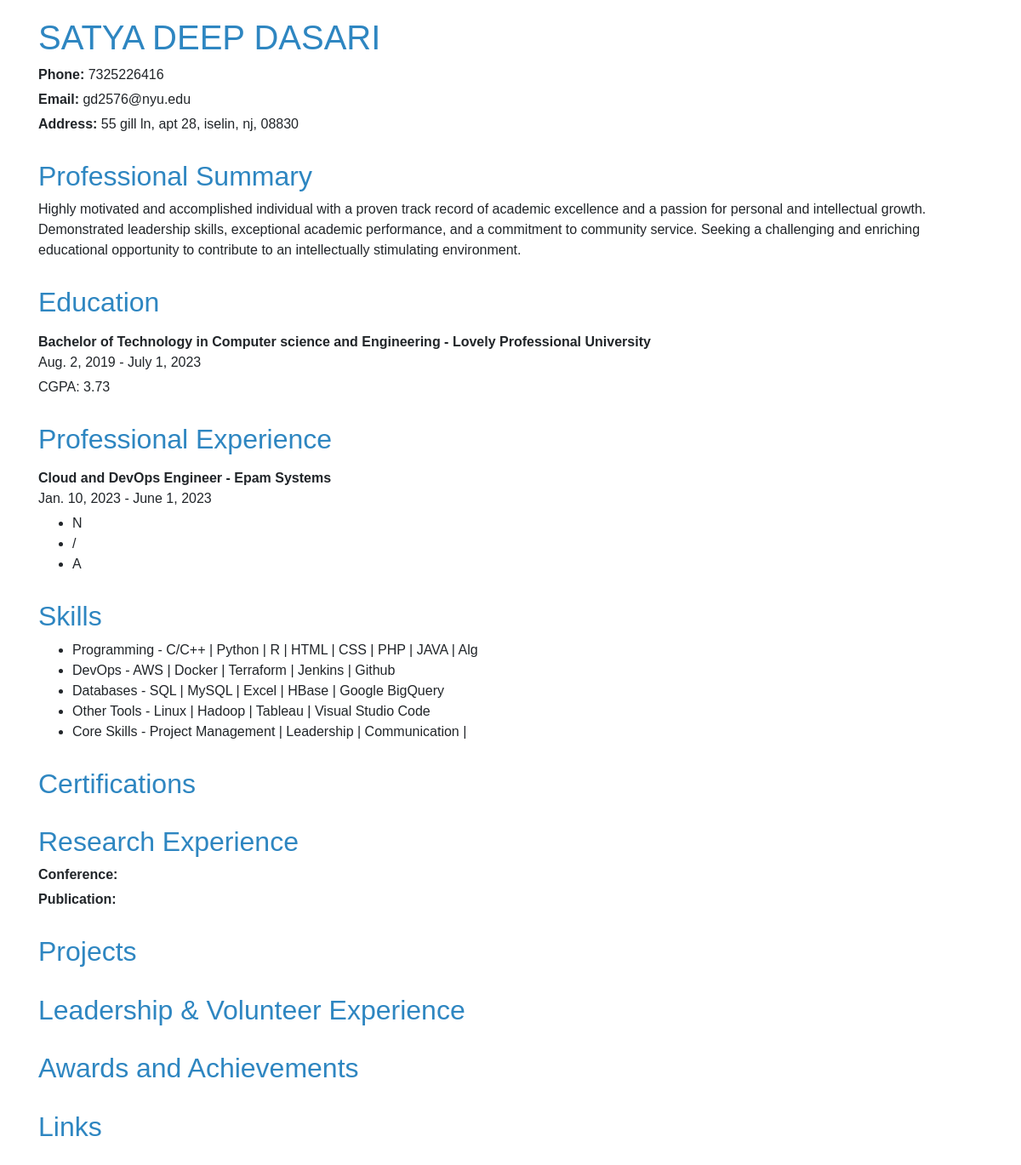
The page /cv/ on the database as committed earlier.
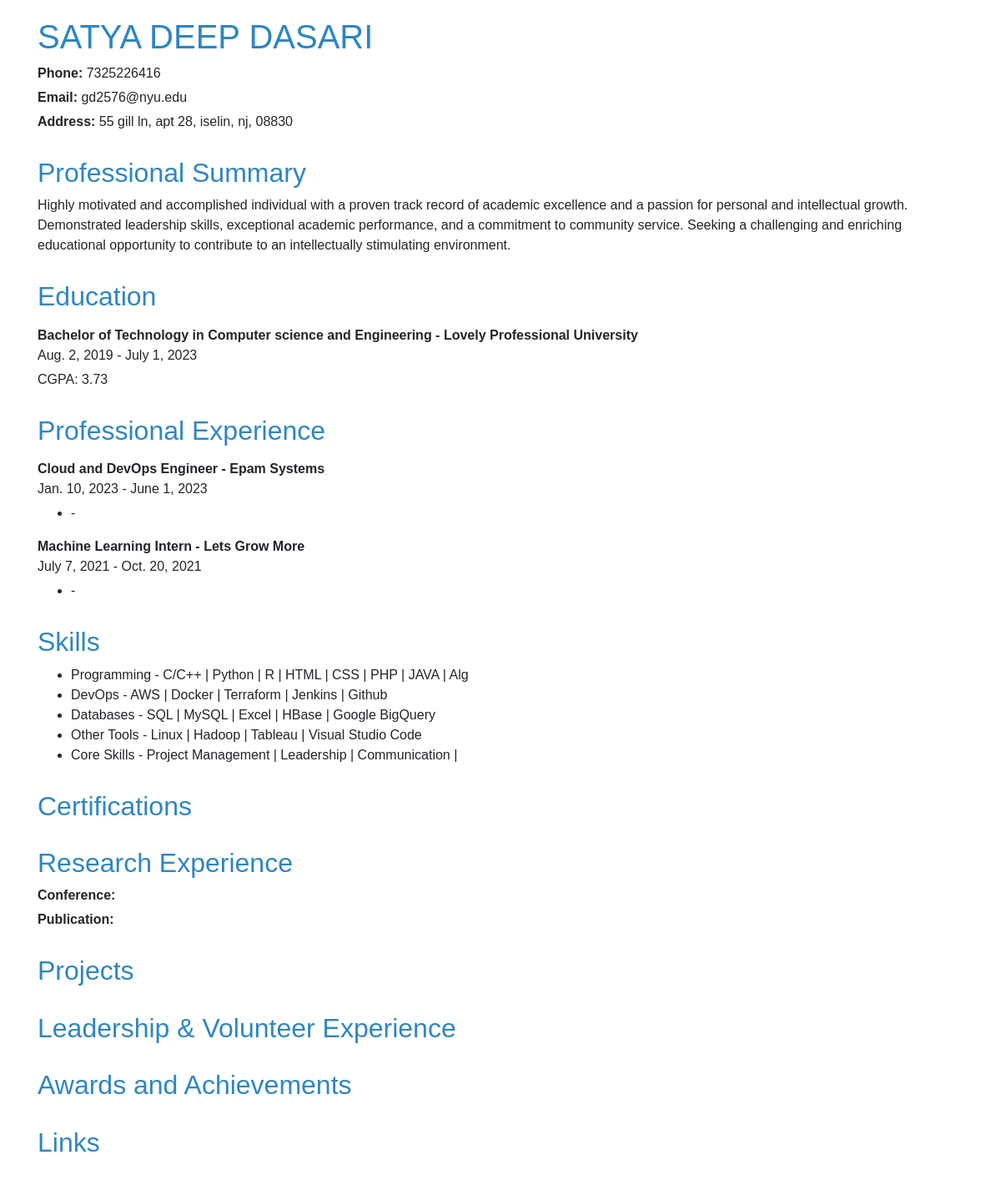
The same page on the database as committed later.
### cv/models.py (models this page shows)
class ContactInformation(models.Model):
    name = models.CharField(max_length=100, default='SATYA DEEP DASARI')
    phone_number = models.CharField(max_length=20)
    email = models.EmailField()
    address = models.TextField()
    professional_summary = models.TextField()

class Education(models.Model):
    institution = models.CharField(max_length=100)
    degree = models.CharField(max_length=100)
    start_date = models.DateField()
    end_date = models.DateField()
    cgpa = models.FloatField()

class Experience(models.Model):
    job_title = models.CharField(max_length=100)
    company = models.CharField(max_length=100)
    start_date = models.DateField()
    end_date = models.DateField()
    details = models.TextField()  # This can be JSON or another structured format for multiple bullet points

class Skill(models.Model):
    name = models.CharField(max_length=100)
    level = models.CharField(max_length=50)  # e.g., Beginner, Intermediate, Expert

### cv/views.py (the view)
# urls.py: path('', cv_view, name='cv'),
def cv_view(request):
    contact = ContactInformation.objects.first()
    education = Education.objects.all()
    skills = Skill.objects.all()
    experience = Experience.objects.all()
    return render(request, 'cv/cv_template.html', {
        'contact': contact,
        'education': education,
        'skills': skills,
        'experience': experience,
    })

### cv/Templates/cv/cv_template.html (shortened to what this page needs)
<!DOCTYPE html>
<html lang="en">
<head>
    <link href="https://stackpath.bootstrapcdn.com/bootstrap/4.5.2/css/bootstrap.min.css" rel="stylesheet">
</head>
<body>
    <div class="container">
        <div class="section">
            <h1>{{ contact.name }}</h1>
            <p><strong>Phone:</strong> {{ contact.phone_number }}</p>
            <p><strong>Email:</strong> {{ contact.email }}</p>
            <p><strong>Address:</strong> {{ contact.address }}</p>
        </div>
        <div class="section">
            <h2>Professional Summary</h2>
            <p>{{ contact.professional_summary }}</p>
        </div>
        <div class="section">
            <h2>Education</h2>
            {% for edu in education %}
                <div class="sub-heading">{{ edu.degree }} - {{ edu.institution }}</div>
                <p>{{ edu.start_date }} - {{ edu.end_date }}</p>
                <p>CGPA: {{ edu.cgpa }}</p>
            {% endfor %}
        </div>
        <div class="section">
            <h2>Professional Experience</h2>
            {% for exp in experience %}
                <div class="sub-heading">{{ exp.job_title }} - {{ exp.company }}</div>
                <p>{{ exp.start_date }} - {{ exp.end_date }}</p>
                <ul>
                    {% for detail in exp.details %}
                        <li>{{ detail }}</li>
                    {% endfor %}
                </ul>
            {% endfor %}
        </div>
        <div class="section">
            <h2>Skills</h2>
            <ul>
                {% for skill in skills %}
                    <li>{{ skill.name }} - {{ skill.level }}</li>
                {% endfor %}
            </ul>
        </div>
        <div class="section">
            <h2>Certifications</h2>
        </div>
        <div class="section">
            <h2>Research Experience</h2>
            <p><strong>Conference:</strong> {{ research_experience.conference }}</p>
            <p><strong>Publication:</strong> {{ research_experience.publication }}</p>
        </div>
        <div class="section">
            <h2>Projects</h2>
        </div>
        <div class="section">
            <h2>Leadership & Volunteer Experience</h2>
        </div>
        <div class="section">
            <h2>Awards and Achievements</h2>
        </div>
        <div class="section">
            <h2>Links</h2>
        </div>
    </div>
</body>
</html>

### cv/Templates/cv/cv_template.html (style rules this page uses)
body { font-family: Arial, sans-serif; margin: 20px; }
h1, h2 { color: #2E86C1; margin-top: 20px; }
p { margin-bottom: 5px; }
.section { margin-bottom: 30px; }
.sub-heading { font-weight: bold; margin-top: 15px; }

Rows that differ between the two databases and show on the page:
added Experience: job_title "Machine Learning Intern", company "Lets Grow More", start_date "July 7, 2021", end_date "Oct. 20, 2021", details "-"
Other text that changed with them:
list line gone: "N"
list line gone: "A"
